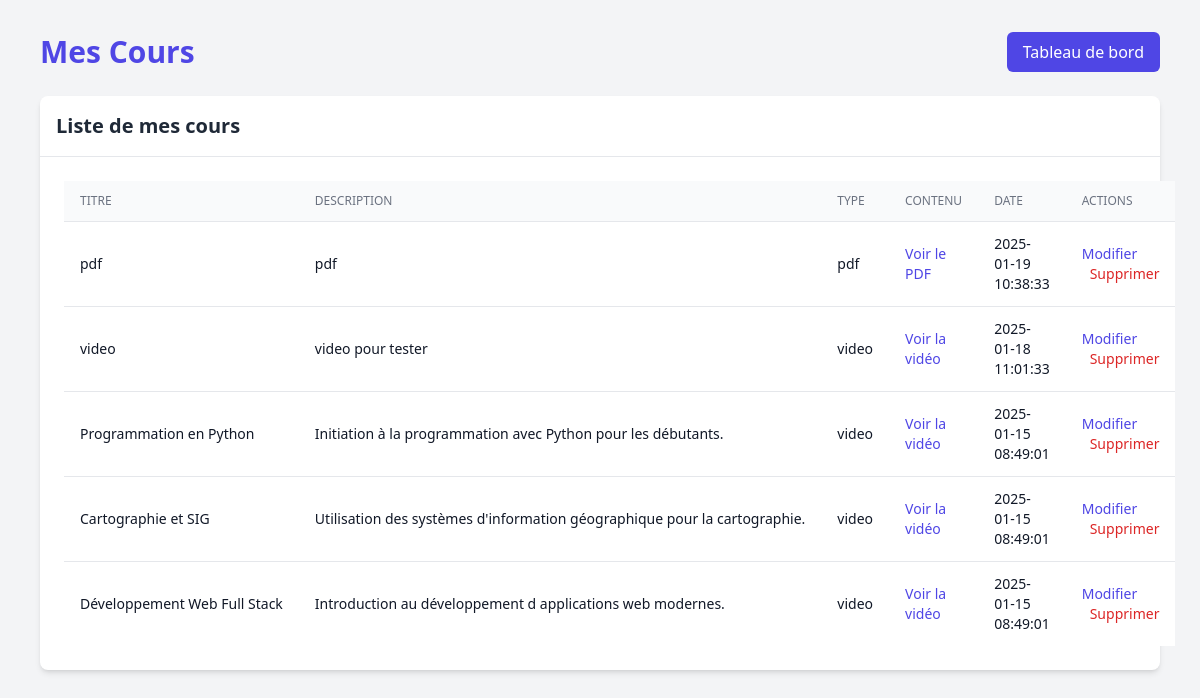
/views/enseignant/mes_cours.php (signed in), run on the app's committed database.
### tables this page shows
CREATE TABLE `cours` (
  `id` int NOT NULL,
  `titre` varchar(250) NOT NULL,
  `description` text NOT NULL,
  `contenu` text NOT NULL,
  `categorie_id` int DEFAULT NULL,
  `enseignant_id` int DEFAULT NULL,
  `date_creation` timestamp NULL DEFAULT CURRENT_TIMESTAMP
);

### views/enseignant/mes_cours.php (the view, shortened to what this page needs)
<?php
    $database = new Database();
    $pdo = $database->connect();
    $enseignant_id = $_SESSION['user_id'];
    $query = "SELECT cours.*, categories.nom as categorie_nom,
            CASE
            WHEN cours.contenu LIKE '%.pdf' THEN 'pdf'
            ELSE 'video'
            END as type
            FROM cours
            LEFT JOIN categories ON cours.categorie_id = categories.id
            WHERE cours.enseignant_id = :enseignant_id
            ORDER BY cours.date_creation DESC";
    $stmt = $pdo->prepare($query);
    $stmt->execute([':enseignant_id' => $enseignant_id]);
    $cours_list = $stmt->fetchAll(PDO::FETCH_ASSOC);
?>
<!DOCTYPE html>
<html lang="fr">
<head>
    <script src="https://cdn.tailwindcss.com"></script>
    <link rel="stylesheet" href="../../public/assets/css/style.css">
</head>
<body class="bg-gray-100">
    <div class="container mx-auto px-4 py-8 max-w-6xl">
        <div class="flex justify-between items-center mb-6">
            <h1 class="text-3xl text-indigo-600 font-bold text-gray-800">Mes Cours</h1>
            <a href="enseignant_Dash.php" class="bg-indigo-600 text-white px-4 py-2 rounded-md hover:bg-indigo-700">Tableau de bord</a>
        </div>
        <div class="bg-white rounded-lg shadow-md">
            <div class="border-b border-gray-200 p-4">
                <h2 class="text-xl font-semibold text-gray-800">Liste de mes cours</h2>
            </div>
            <div class="p-6">
                <table class="w-full divide-y divide-gray-200">
                    <thead class="bg-gray-50">
                        <tr>
                            <th class="w-1/6 px-4 py-3 text-left text-xs font-medium text-gray-500 uppercase">Titre</th>
                            <th class="w-2/6 px-4 py-3 text-left text-xs font-medium text-gray-500 uppercase">Description</th>
                            <th class="w-1/6 px-4 py-3 text-left text-xs font-medium text-gray-500 uppercase">Type</th>
                            <th class="w-1/6 px-4 py-3 text-left text-xs font-medium text-gray-500 uppercase">Contenu</th>
                            <th class="w-1/6 px-4 py-3 text-left text-xs font-medium text-gray-500 uppercase">Date</th>
                            <th class="px-4 py-3 text-left text-xs font-medium text-gray-500 uppercase">Actions</th>
                        </tr>
                    </thead>
                    <tbody class="bg-white divide-y divide-gray-200">
                        <?php foreach ($cours_list as $cours): ?>
                        <tr class="hover:bg-gray-50">
                            <td class="px-4 py-3 text-sm text-gray-900 truncate"><?php echo htmlspecialchars($cours['titre']); ?></td>
                            <td class="px-4 py-3 text-sm text-gray-900 truncate"><?php echo htmlspecialchars($cours['description']); ?></td>
                            <td class="px-4 py-3 text-sm text-gray-900"><?php echo htmlspecialchars($cours['type']); ?></td>
                            <td class="px-4 py-3 text-sm text-gray-900">
                                <?php if ($cours['type'] === 'pdf'): ?>
                                    <a href="<?php echo htmlspecialchars($cours['contenu']); ?>" target="_blank" class="text-indigo-600 hover:text-indigo-900">Voir le PDF</a>
                                <?php else: ?>
                                    <a href="<?php echo htmlspecialchars($cours['contenu']); ?>" target="_blank" class="text-indigo-600 hover:text-indigo-900">Voir la vidéo</a>
                                <?php endif; ?>
                            </td>
                            <td class="px-4 py-3 text-sm text-gray-900"><?php echo htmlspecialchars($cours['date_creation']); ?></td>
                            <td class="px-4 py-3 text-sm text-gray-900">
                                <a href="edit_course.php?id=<?php echo $cours['id']; ?>" class="text-indigo-600 hover:text-indigo-900">Modifier</a>
                                <form action="delete_course.php" method="POST" style="display:inline;">
                                    <button type="submit" class="text-red-600 hover:text-red-900 ml-2" onclick="return confirm('Êtes-vous sûr de vouloir supprimer ce cours?')">Supprimer</button>
                                </form>
                            </td>
                        </tr>
                        <?php endforeach; ?>
                    </tbody>
                </table>
            </div>
        </div>
    </div>
</body>
</html>

### data on the page
cours: titre "pdf", description "pdf", type "pdf", date_creation "2025-01-19 10:38:33"
cours: titre "video", description "video pour tester", type "video", date_creation "2025-01-18 11:01:33"
cours: titre "Programmation en Python", description "Initiation à la programmation avec Python pour les débutants.", type "video", date_creation "2025-01-15 08:49:01"
cours: titre "Cartographie et SIG", description "Utilisation des systèmes d'information géographique pour la cartographie.", type "video", date_creation "2025-01-15 08:49:01"
cours: titre "Développement Web Full Stack", description "Introduction au développement d applications web modernes.", type "video", date_creation "2025-01-15 08:49:01"
